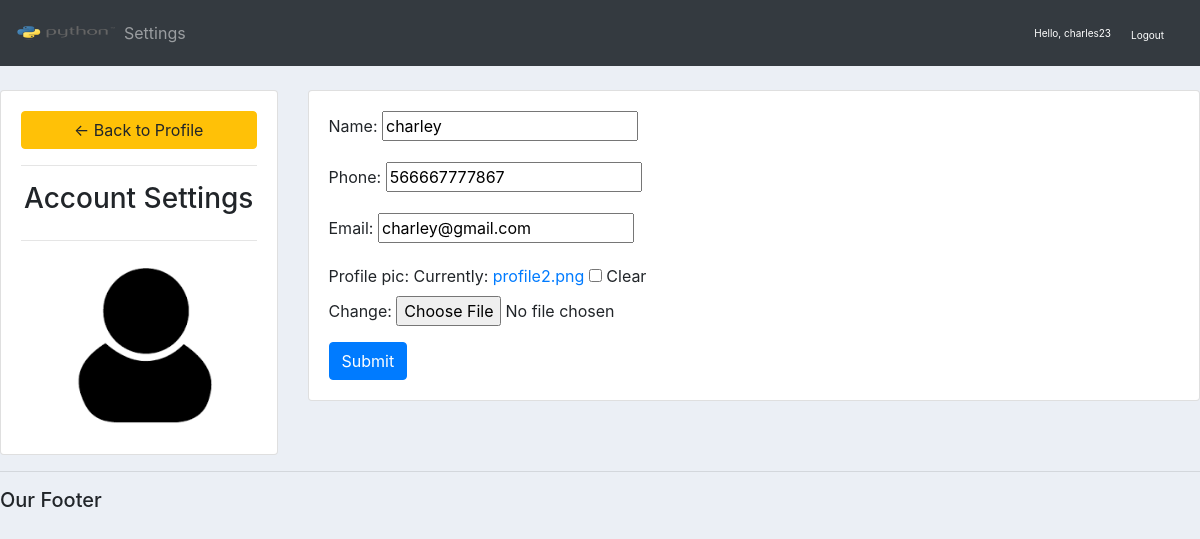
/account/ (signed in), run on the app's committed database.
### accounts/models.py (models this page shows, shortened)
class Customer(models.Model):
    user = models.OneToOneField(User, null=True, blank=True, on_delete=models.CASCADE)
    name = models.CharField(max_length=200, null=True)
    phone = models.CharField(max_length=200, null=True)
    email = models.EmailField( max_length=254, null=True)
    profile_pic = models.ImageField(default="profile2.png",null=True, blank=True)
    date_created = models.DateTimeField(auto_now_add=True)

### accounts/decorators.py (the view)
        def wrapper_func(request, *args, **kwargs):
            group = None
            if request.user.groups.exists():
                group  = request.user.groups.all()[0].name
            if group in allowed_roles:
                return view_func(request, *args, **kwargs)
            else:
                return HttpResponse('You are not authorized to view this Page')

### accounts/forms.py
class CustomerForm(ModelForm):
    class Meta:
        model = Customer
        fields = '__all__'
        exclude = ['user']

### accounts/views.py (called while the page is built)
@login_required(login_url='login')
@allowed_users(allowed_roles=['customer'])
def accountSettings(request):
    customer = request.user.customer
    form = CustomerForm(instance=customer)
    if request.method == 'POST':
        form = CustomerForm(request.POST, request.FILES, instance=customer)
        if form.is_valid():
            form.save()
    context = {'form':form}
    return render(request, 'accounts/account_settings.html', context)

### accounts/templates/accounts/account_settings.html (shortened to what this page needs)
{% extends 'accounts/main.html' %}
{% load static %}
{% block content %}
<br>
<div class="row">
    <div class="col-md-3">
        <div class="card card-body">
            <a class="btn btn-warning" href="{% url 'home' %}"> &#8592; Back to Profile</a>
            <hr>
            <h3 style="text-align: center;">Account Settings</h3>
            <hr>
            <img class="profile-pic" src="{{request.user.customer.profile_pic.url}}">
        </div>
    </div>
    <div class="col-md-9">
        <div class="card card-body">
            <form action="" method="post" enctype="multipart/form-data">
                {{form.as_p}}
                <input class="btn btn-primary" type="submit" name="Update Information">
            </form>
        </div>
    </div>
</div>
{% endblock %}

### accounts/templates/accounts/navbar.html (shortened to what this page needs)
{% load static%}
<nav class="navbar navbar-expand-lg navbar-dark bg-dark">
  <img src="{% static 'images/python.png' %}" alt="" width="100" height="50">
  <div class="collapse navbar-collapse" id="navbarNav">
    <ul class="navbar-nav">
      {% if request.user.is_staff %}
      <li class="nav-item active">
        <a class="nav-link" href="{% url 'home' %}">Dashboard</a>
      </li>
      <li class="nav-item">
        <a class="nav-link" href="{% url 'products' %}">Products</a>
      </li>
      {% else %}
      <li class="nav-item">
        <a class="nav-link" href="{% url 'account' %}">Settings</a>
      </li>
      {% endif %}
    </ul>
  </div>
  <span class="hello-msg">Hello, {{request.user}}</span>
  <span><a class="hello-msg" href="{% url 'logout' %}">Logout</a></span>
</nav>

### static/css/main.css (style rules this page uses)
body { background-color: #ebeff5; }

### accounts/templates/accounts/navbar.html (style rules this page uses)
.hello-msg { font-size: 10px; color: #fff; margin-right: 20px; }

### accounts/templates/accounts/account_settings.html (style rules this page uses)
.profile-pic { max-width: 200px; max-height: 200px; margin: 0 auto; border-radius: 50%; }

### data on the page
Customer: name "charley", phone "566667777867", email "charley@gmail.com"

### other printed values
{{ request.user }} "charles23"
